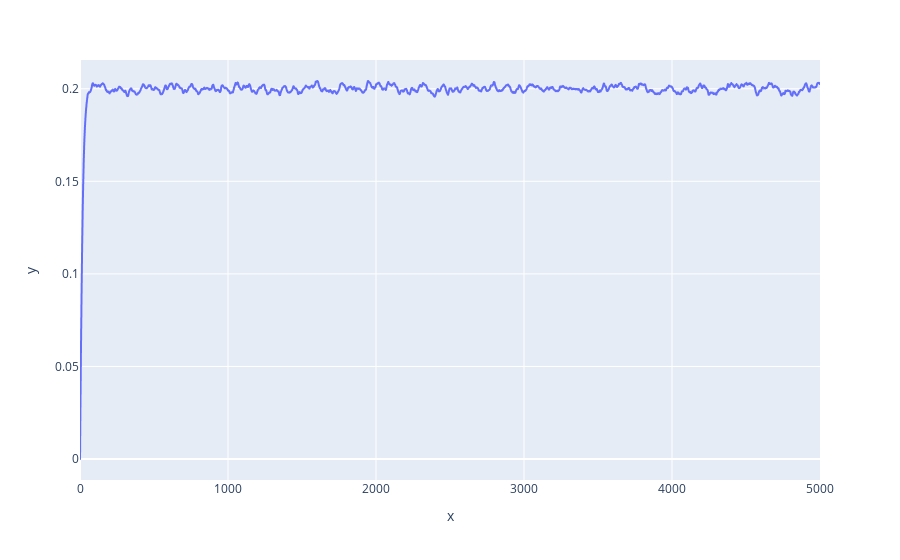

Notebook cell for this chart:
### Code cell
error, states, control, Is = run_pid(0.1, 0.1, 0.01, 0.01)
px.line(y=Is)

### Figure 1 — Plotly figure (JSON) as saved in the notebook; plotly's stock layout.template omitted (floating-point values rounded to 4 significant figures; data arrays with more than 128 entries replaced by an {"elided": "..."} marker saying what was removed)
{"data": [{"hovertemplate": "x=%{x}<br>y=%{y}<extra></extra>", "legendgroup": "", "line": {"color": "#636efa", "dash": "solid"}, "marker": {"symbol": "circle"}, "mode": "lines", "name": "", "showlegend": false, "type": "scattergl", "x": {"elided": "5001 int values"}, "xaxis": "x", "y": {"elided": "5001 float values"}, "yaxis": "y"}], "layout": {"legend": {"tracegroupgap": 0}, "margin": {"t": 60}, "xaxis": {"anchor": "y", "domain": [0, 1], "title": {"text": "x"}}, "yaxis": {"anchor": "x", "domain": [0, 1], "title": {"text": "y"}}}}
